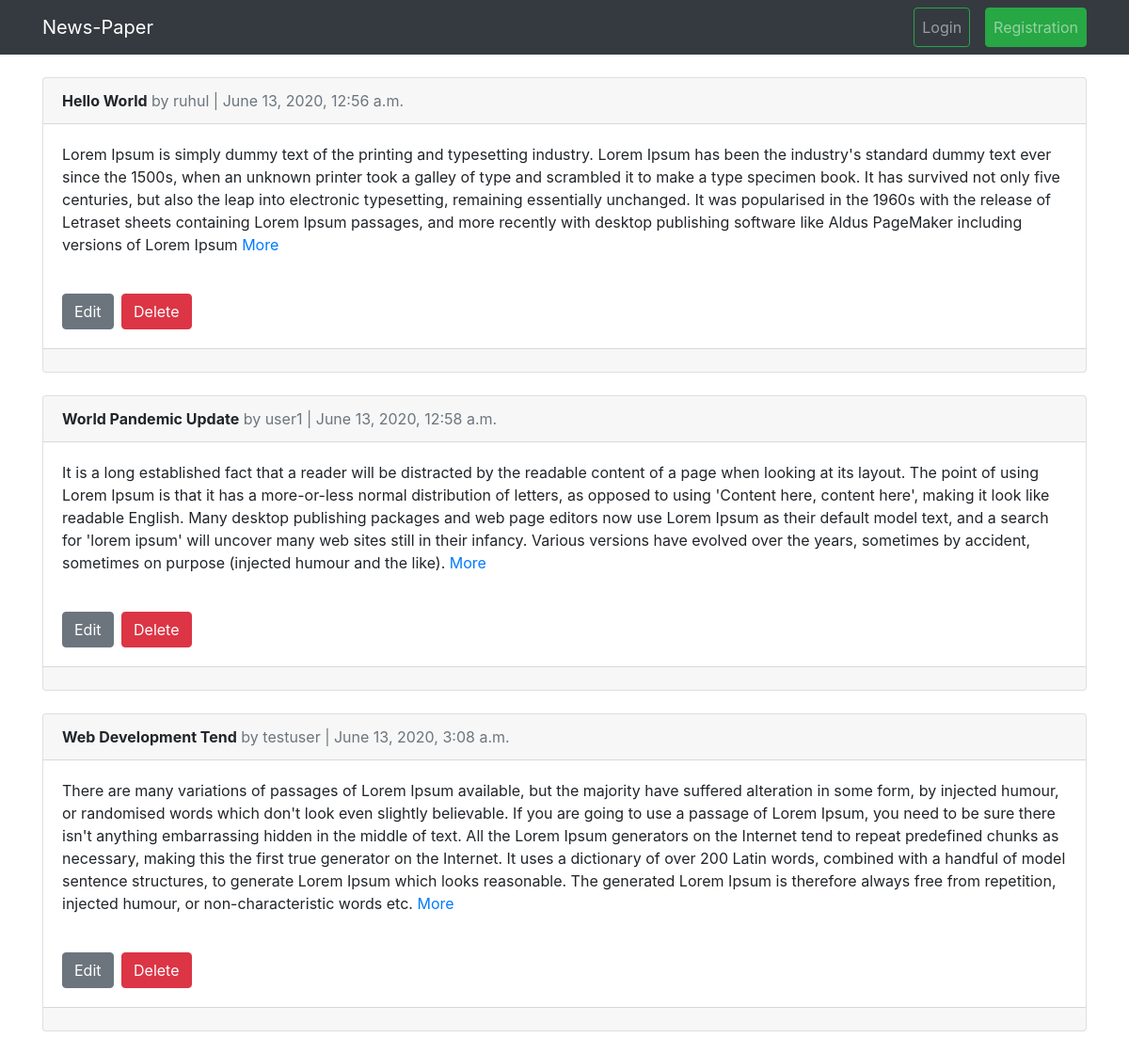
The page /articles/ on the database as committed earlier.
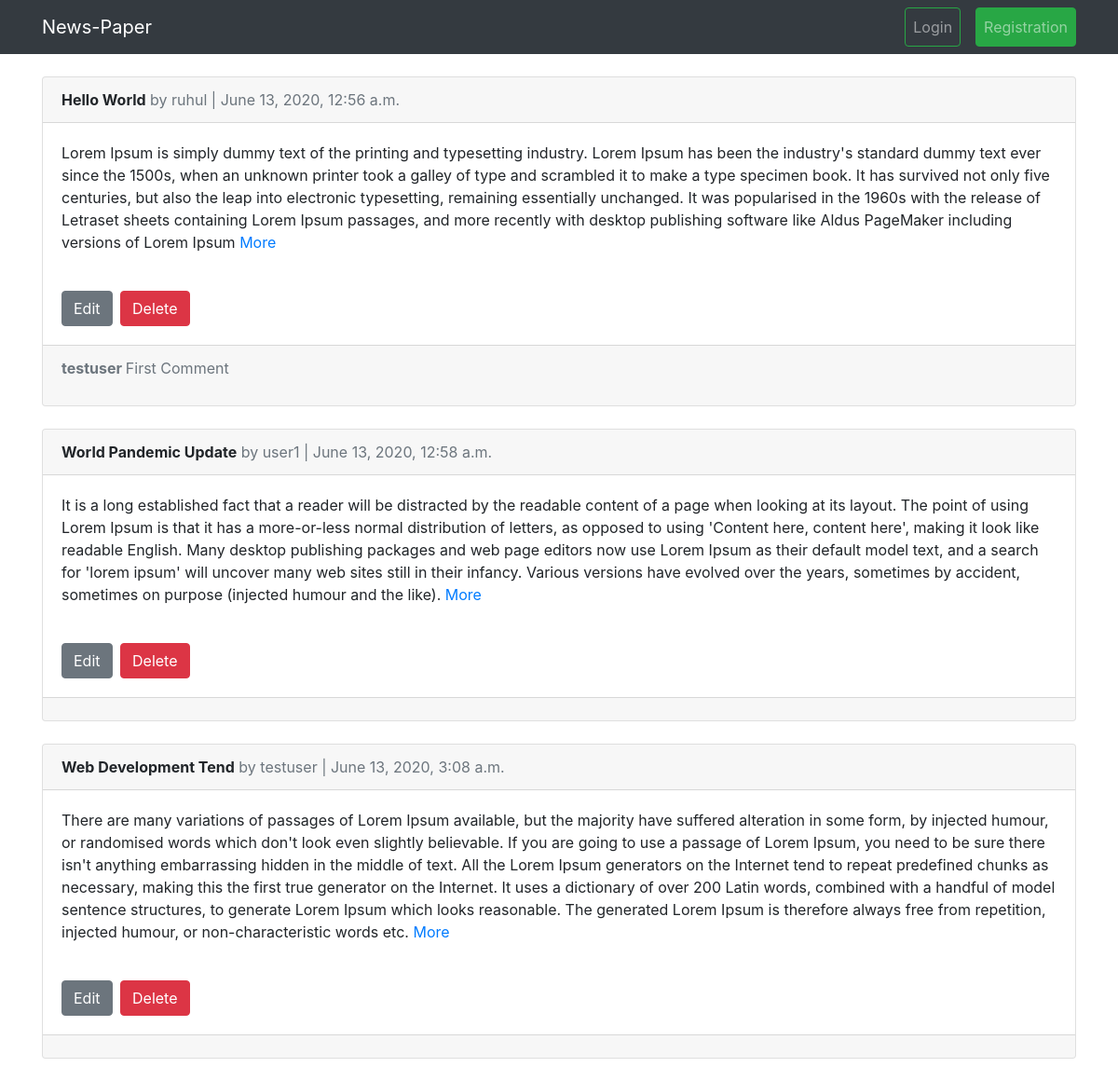
The same page on the database as committed later.
### articles/models.py (models this page shows, shortened)
class Article(models.Model):
    title = models.CharField(max_length = 255)
    body = models.TextField()
    date = models.DateTimeField(auto_now_add = True)
    author = models.ForeignKey(get_user_model(),on_delete = models.CASCADE)

class Comment(models.Model):
    article = models.ForeignKey(Article,on_delete = models.CASCADE,related_name='comments',)
    comment = models.CharField(max_length = 200)
    author = models.ForeignKey(get_user_model(),on_delete = models.CASCADE)
    def __str__(self):
        return self.comment

### users/models.py (models this page shows)
class CustomUser(AbstractUser):
    age = models.PositiveIntegerField(null = True, blank = True)

### articles/views.py (the view)
# urls.py: path('',ArticleListView.as_view(),name = 'article_list'),
class ArticleListView(ListView):
    model = Article
    template_name = 'articles/article_list.html'

### templates/articles/article_list.html (shortened to what this page needs)
{% extends 'base.html' %}
{% block content %}
    <div class="container">
        <br>
        {% for article in object_list %}
            <div class="card">
                <div class="card-header">
                    <span class="font-weight-bold">{{ article.title }}</span>
                    <span class="text-muted">by {{ article.author }} | {{ article.date}}</span>
                </div>
                <div class="card-body">
                    <p>{{ article.body}} <a href="">More</a></p>
                    <br>
                    <a class="btn btn-secondary" href="{% url 'article_edit' article.pk %}">Edit</a>
                    <a class="btn btn-danger ml-1" href="{% url 'article_delete' article.pk %}">Delete</a>
                </div>
                <div class="card-footer text-muted">
                   {% for comment in article.comments.all %}
                        <p>
                            <span class="font-weight-bold">
                                {{ comment.author }}
                            </span>
                            {{ comment }}
                        </p>
                   {% endfor %}
                </div>
            </div>
            <br>
        {% endfor %}
    </div>
{% endblock %}

Rows that differ between the two databases and show on the page:
added Comment: author "testuser", comment "First Comment", shown under Article "Hello World"
